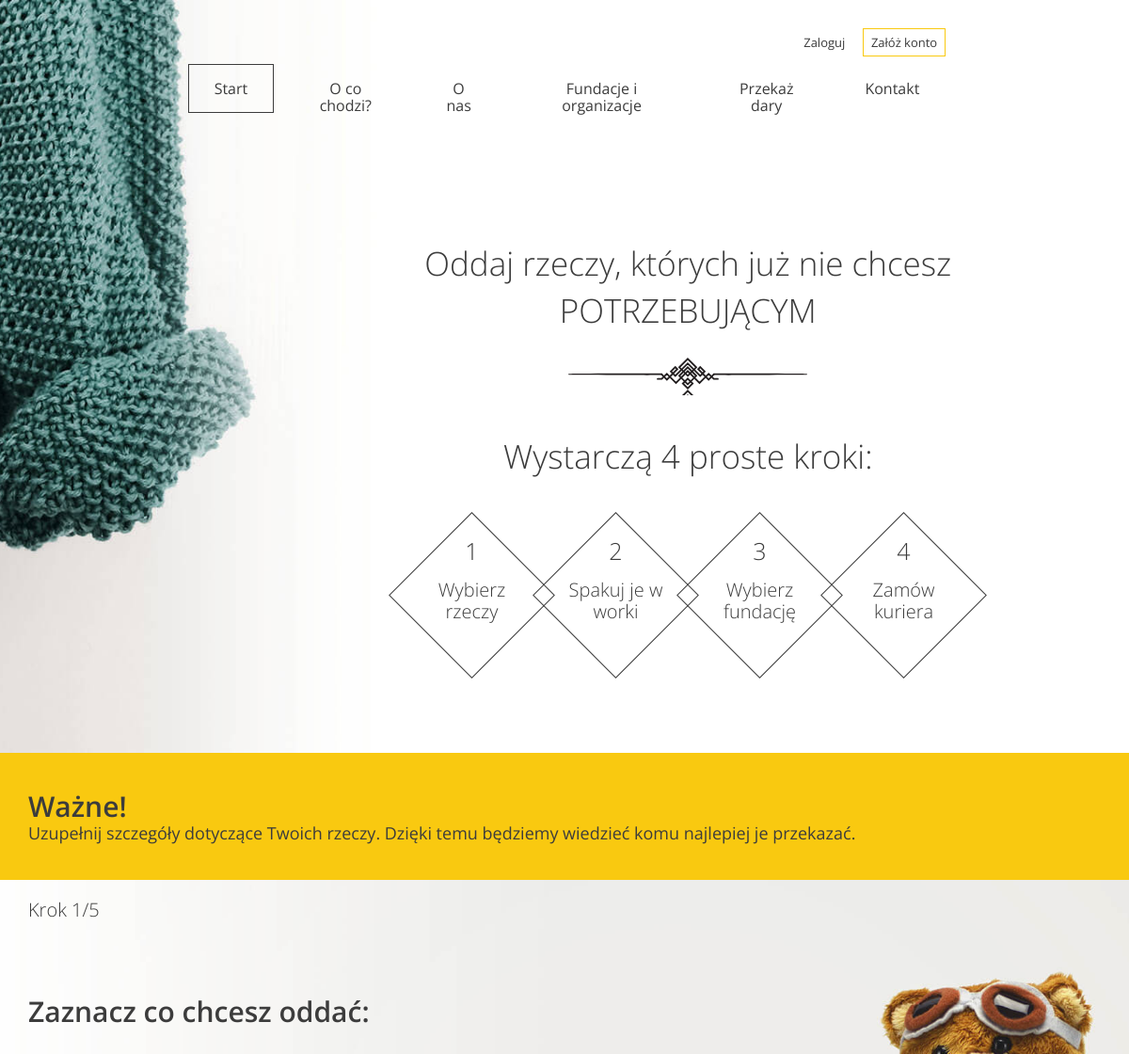
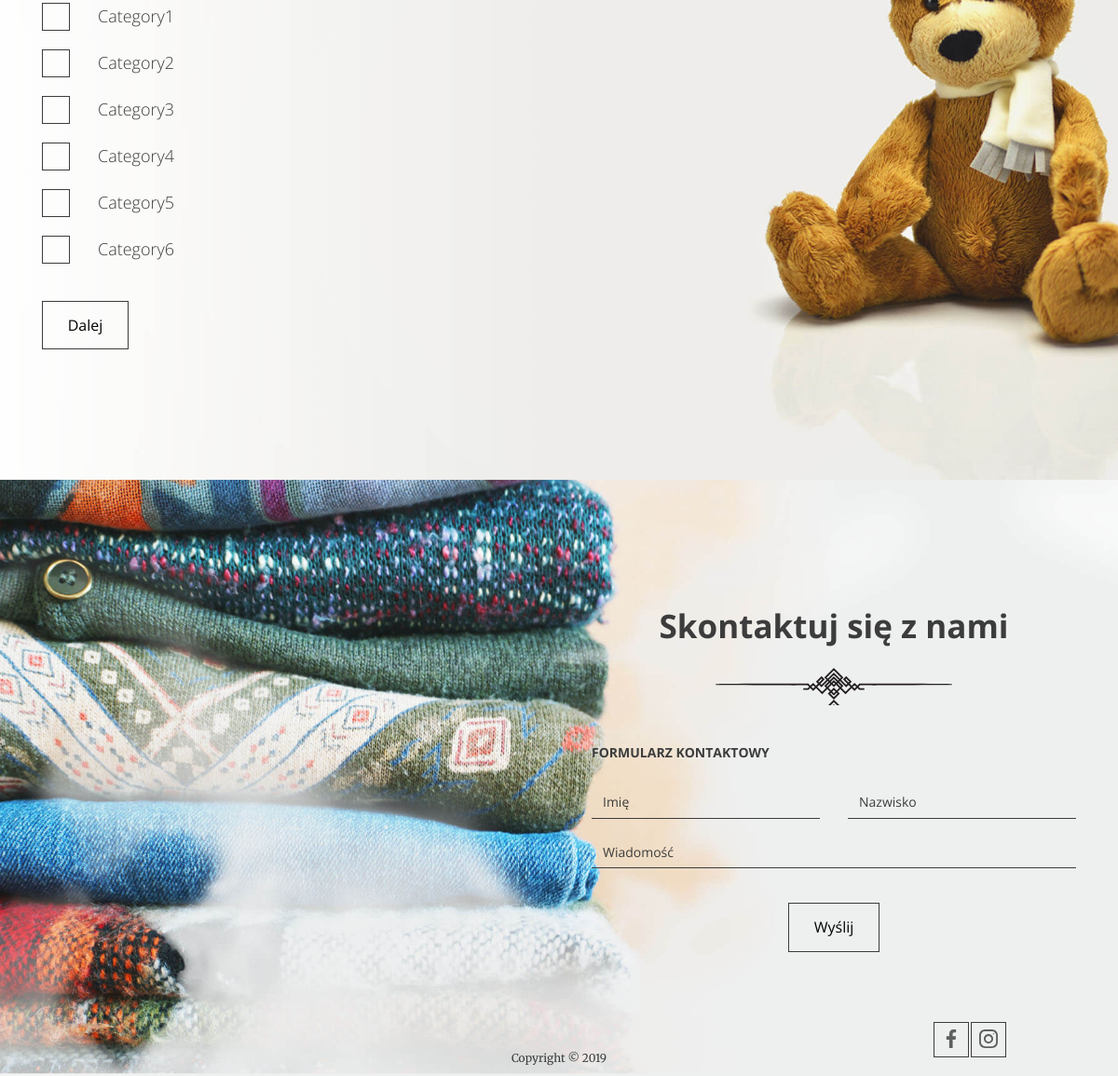
Page /add_donation/ on the committed database (2 pictures, top to bottom).
### app1/models.py (models this page shows, shortened)
class Category(models.Model):
    name = models.CharField(max_length=255)

### app1/views.py (the view, shortened to what this page needs)
# urls.py: path('add_donation/', AddDonationView.as_view(), name='add-donation'),
class AddDonationView(View):
    template_name = 'app1/form.html'
    def get(self, request, *args, **kwargs):
        categories = Category.objects.all()
        institutions = Institution.objects.all()
        ctx = {
            'categories': categories,
            'institutions': institutions,
        }
        return render(request, self.template_name, ctx)

### app1/templates/app1/form.html (shortened to what this page needs)
{% extends "app1/base.html" %}
{% load static %}
{% block header %}
    <header class="header--form-page">
      {% include 'app1/nav.html' %}
      <div class="slogan container container--90">
        <div class="slogan--item">
          <h1>
            Oddaj rzeczy, których już nie chcesz<br />
            <span class="uppercase">potrzebującym</span>
          </h1>
          <div class="slogan--steps">
            <div class="slogan--steps-title">Wystarczą 4 proste kroki:</div>
            <ul class="slogan--steps-boxes">
              <li>
                <div><em>1</em><span>Wybierz rzeczy</span></div>
              </li>
              <li>
                <div><em>2</em><span>Spakuj je w worki</span></div>
              </li>
              <li>
                <div><em>3</em><span>Wybierz fundację</span></div>
              </li>
              <li>
                <div><em>4</em><span>Zamów kuriera</span></div>
              </li>
            </ul>
          </div>
        </div>
      </div>
    </header>
    {% endblock %}
{% block content %}
    <section class="form--steps">
      <div class="form--steps-instructions">
        <div class="form--steps-container">
          <h3>Ważne!</h3>
          <p data-step="1" class="active">
            Uzupełnij szczegóły dotyczące Twoich rzeczy. Dzięki temu będziemy
            wiedzieć komu najlepiej je przekazać.
          </p>
        </div>
      </div>
      <div class="form--steps-container">
        <div class="form--steps-counter">Krok <span>1</span>/5</div>
        <form action="" method="post">
          <div data-step="1" class="active">
            <h3>Zaznacz co chcesz oddać:</h3>
            {% for category in categories %}
            <div class="form-group form-group--checkbox">
              <label>
                <span class="checkbox"></span>
                <span class="description">{{ category.name }}</span>
              </label>
            </div>
            {% endfor %}
            <div class="form-group form-group--buttons">
              <button type="button" class="btn next-step">Dalej</button>
            </div>
          </div>
        </form>
      </div>
    </section>
{% endblock %}

### rows in the picture
Category: name "Category1"
Category: name "Category2"
Category: name "Category3"
Category: name "Category4"
Category: name "Category5"
Category: name "Category6"
